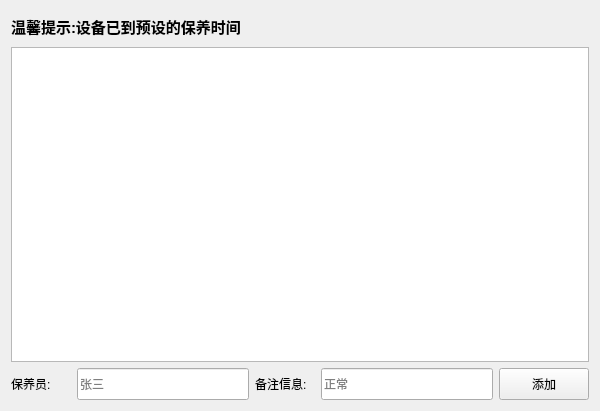
<?xml version="1.0" encoding="UTF-8"?>
<ui version="4.0">
 <class>MaintenanceWidget</class>
 <widget class="QWidget" name="MaintenanceWidget">
  <property name="geometry">
   <rect>
    <x>0</x>
    <y>0</y>
    <width>600</width>
    <height>411</height>
   </rect>
  </property>
  <property name="minimumSize">
   <size>
    <width>600</width>
    <height>400</height>
   </size>
  </property>
  <property name="windowTitle">
   <string>Form</string>
  </property>
  <layout class="QGridLayout" name="gridLayout">
   <item row="2" column="0">
    <layout class="QHBoxLayout" name="horizontalLayout">
     <item>
      <widget class="QLabel" name="label">
       <property name="minimumSize">
        <size>
         <width>60</width>
         <height>32</height>
        </size>
       </property>
       <property name="text">
        <string>保养员:</string>
       </property>
      </widget>
     </item>
     <item>
      <widget class="QLineEdit" name="lineEdit_name">
       <property name="minimumSize">
        <size>
         <width>70</width>
         <height>32</height>
        </size>
       </property>
       <property name="maximumSize">
        <size>
         <width>16777215</width>
         <height>16777215</height>
        </size>
       </property>
       <property name="inputMask">
        <string/>
       </property>
       <property name="placeholderText">
        <string>张三</string>
       </property>
      </widget>
     </item>
     <item>
      <widget class="QLabel" name="label_2">
       <property name="minimumSize">
        <size>
         <width>60</width>
         <height>32</height>
        </size>
       </property>
       <property name="text">
        <string>备注信息:</string>
       </property>
      </widget>
     </item>
     <item>
      <widget class="QLineEdit" name="lineEdit_note">
       <property name="minimumSize">
        <size>
         <width>70</width>
         <height>32</height>
        </size>
       </property>
       <property name="placeholderText">
        <string>正常</string>
       </property>
      </widget>
     </item>
     <item>
      <widget class="QPushButton" name="pushButton_add">
       <property name="minimumSize">
        <size>
         <width>90</width>
         <height>32</height>
        </size>
       </property>
       <property name="text">
        <string>添加</string>
       </property>
      </widget>
     </item>
    </layout>
   </item>
   <item row="1" column="0">
    <widget class="QTableView" name="tableView"/>
   </item>
   <item row="0" column="0">
    <widget class="QLabel" name="label_msg">
     <property name="minimumSize">
      <size>
       <width>0</width>
       <height>30</height>
      </size>
     </property>
     <property name="maximumSize">
      <size>
       <width>16777215</width>
       <height>16777215</height>
      </size>
     </property>
     <property name="font">
      <font>
       <pointsize>11</pointsize>
       <weight>75</weight>
       <bold>true</bold>
      </font>
     </property>
     <property name="text">
      <string>温馨提示:设备已到预设的保养时间</string>
     </property>
    </widget>
   </item>
  </layout>
 </widget>
 <resources/>
 <connections/>
</ui>
